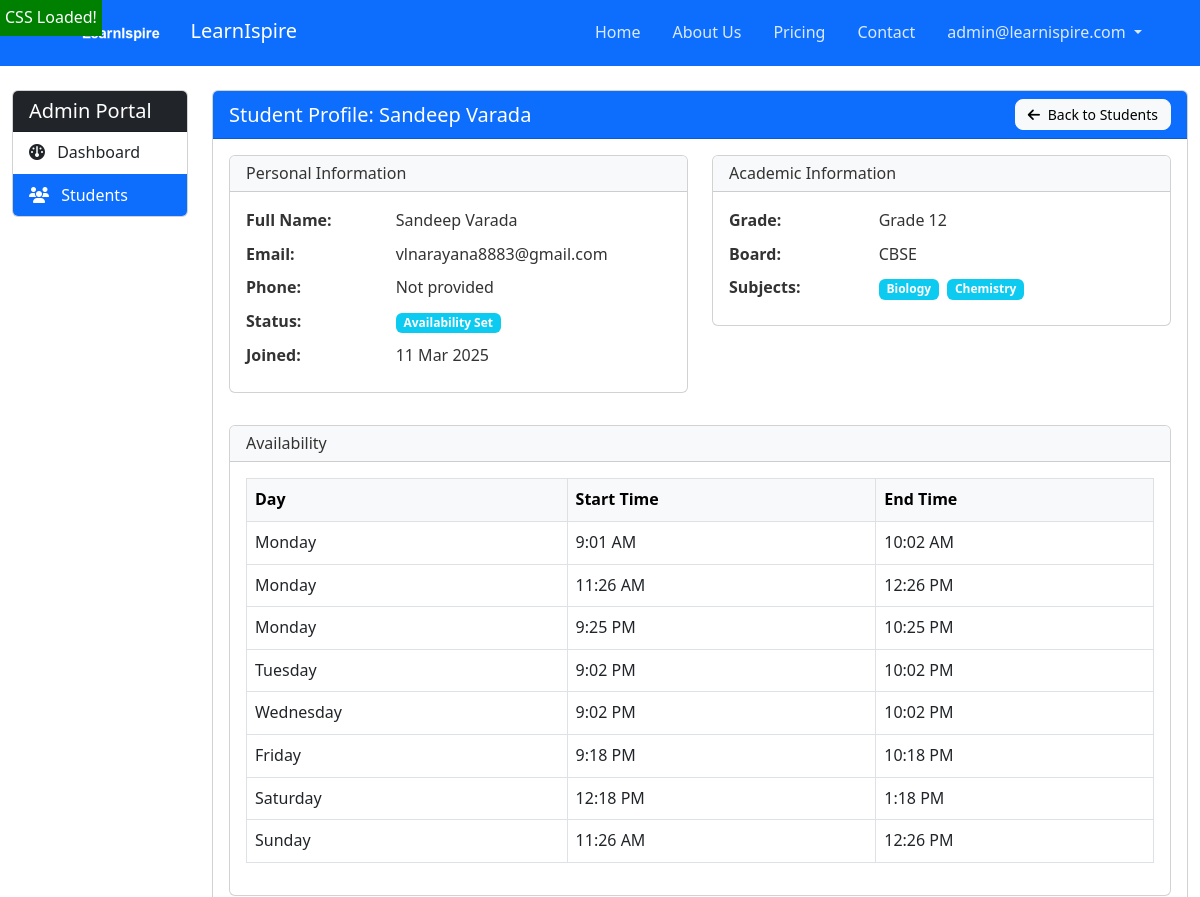
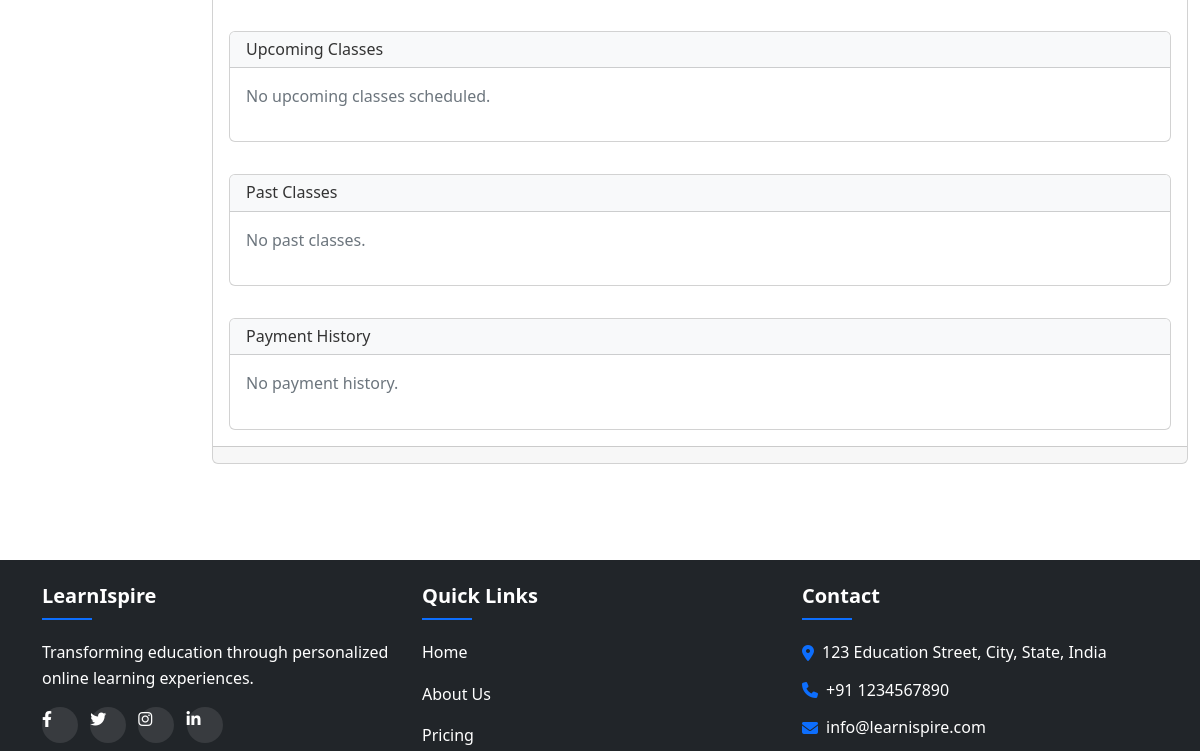
Page /admin-portal/students/2/ (signed in, upper part) on the earlier database version (2 pictures, top to bottom).
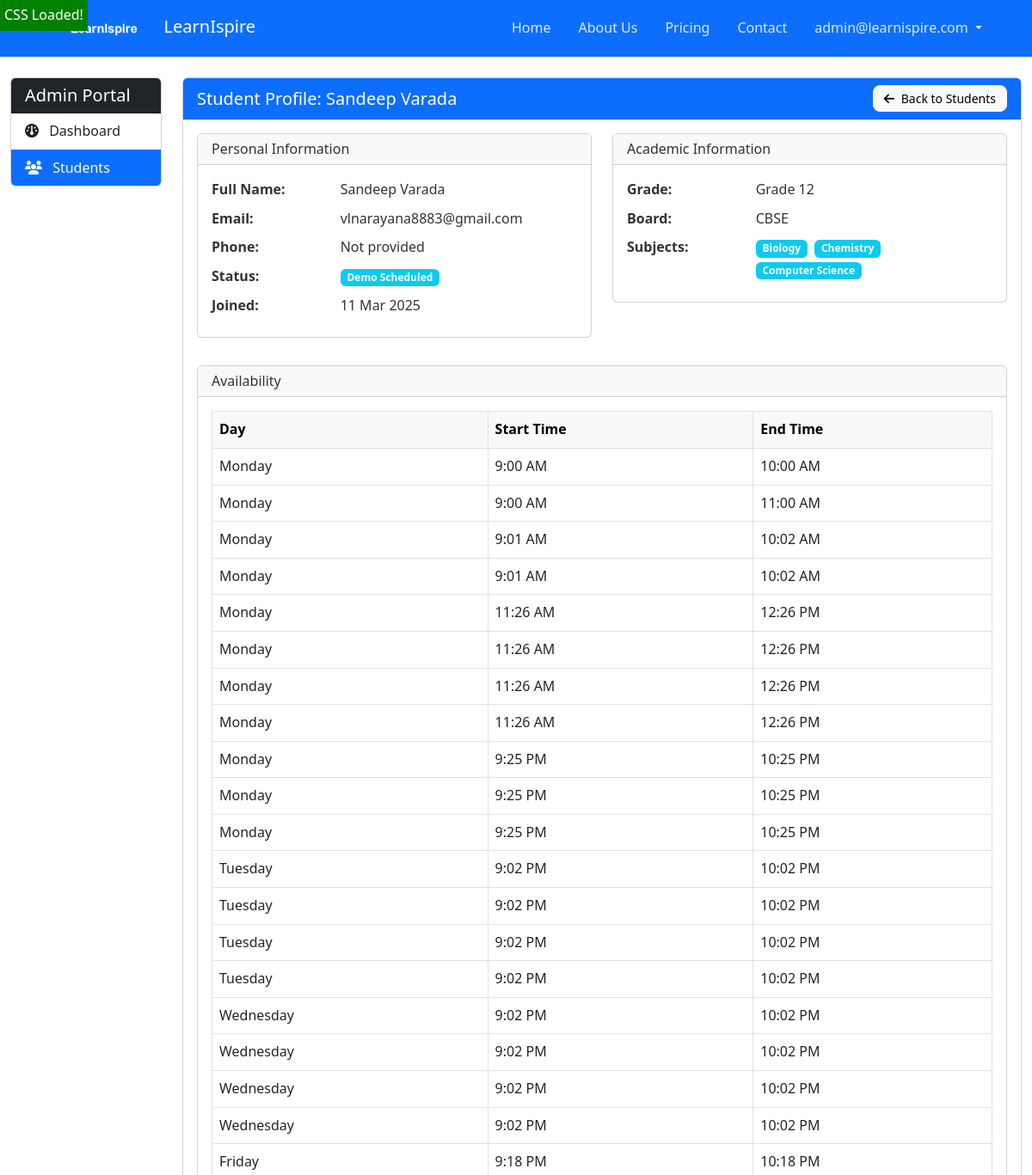
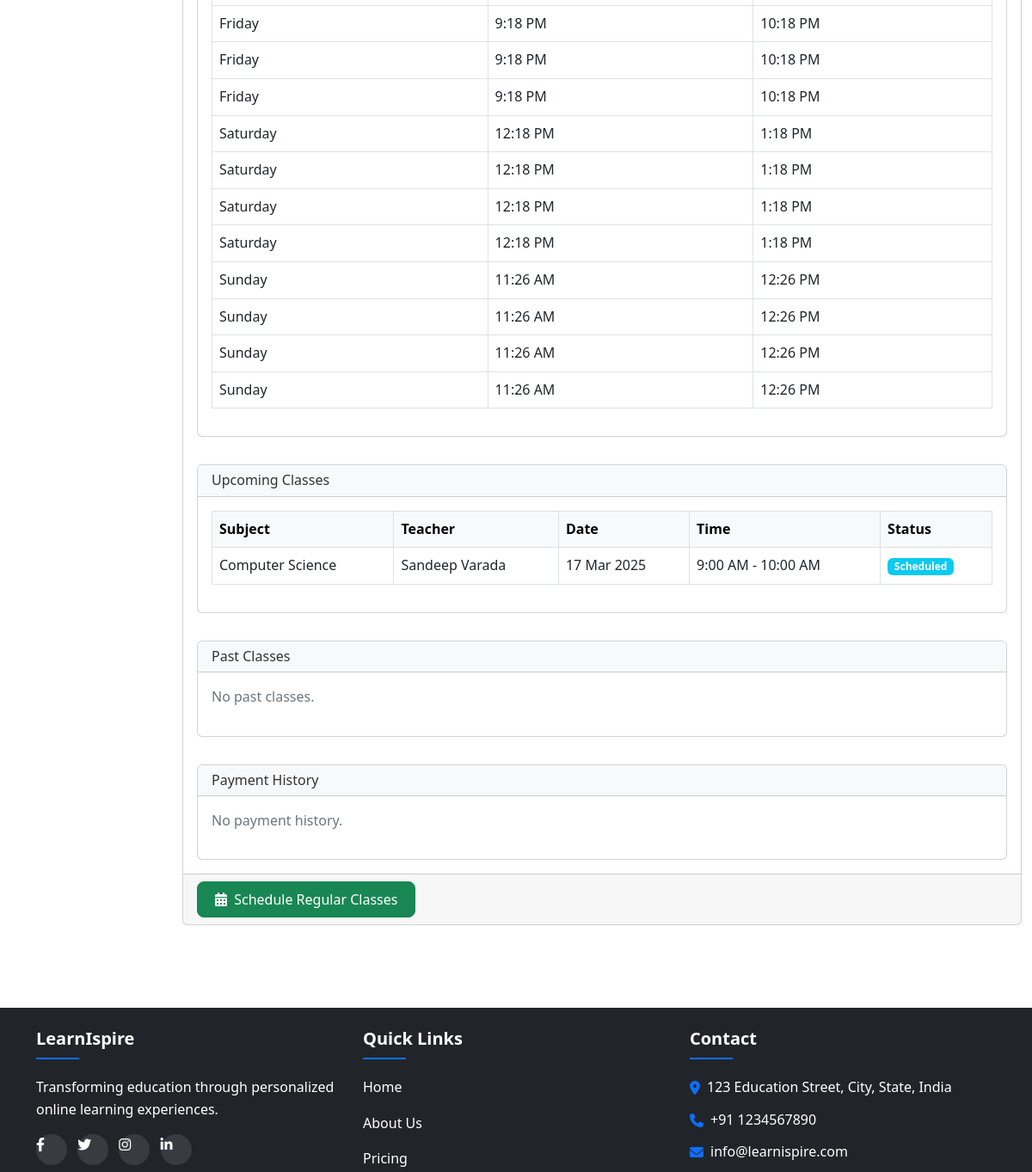
Same page on the later database version (2 pictures, top to bottom).
### accounts/models.py (models this page shows, shortened)
class StudentProfile(models.Model):
    STUDENT_STATUS = (
        ("NEW", "New Registration"),
        ("PRICING_REQUESTED", "Pricing Requested"),
        ("AVAILABILITY_SET", "Availability Set"),
        ("DEMO_PENDING", "Demo Pending"),
        ("DEMO_SCHEDULED", "Demo Scheduled"),
        ("DEMO_ACCEPTED", "Demo Accepted"),
        ("ACTIVE", "Active"),
        ("INACTIVE", "Inactive"),
    )
    user = models.OneToOneField(
        CustomUser, on_delete=models.CASCADE, related_name="student_profile"
    )
    grade = models.ForeignKey(
        "common.Grade", on_delete=models.SET_NULL, null=True, related_name="students"
    )
    board = models.ForeignKey(
        "common.Board", on_delete=models.SET_NULL, null=True, related_name="students"
    )
    status = models.CharField(max_length=20, choices=STUDENT_STATUS, default="NEW")
    selected_subjects = models.ManyToManyField(
        "common.Subject", related_name="interested_students", blank=True
    )
    created_at = models.DateTimeField(auto_now_add=True)
    updated_at = models.DateTimeField(auto_now=True)

class CustomUser(AbstractUser):
    USER_ROLES = (
        ("student", "Student"),
        ("teacher", "Teacher"),
        ("admin", "Admin"),
    )
    email = models.EmailField(_("email address"), unique=True)
    phone_number = models.CharField(max_length=15, unique=False)
    is_phone_verified = models.BooleanField(default=False)
    role = models.CharField(max_length=10, choices=USER_ROLES, default="student")
    USERNAME_FIELD = "email"
    REQUIRED_FIELDS = ["username", "phone_number"]

### common/models.py (models this page shows, shortened)
class Subject(models.Model):
    name = models.CharField(max_length=100)
    description = models.TextField(blank=True)
    icon = models.ImageField(upload_to="subject_icons/", null=True, blank=True)
    is_active = models.BooleanField(default=True)
    class Meta:
        ordering = ["name"]

class Grade(models.Model):
    name = models.CharField(max_length=50)
    order = models.PositiveIntegerField(default=0)
    is_active = models.BooleanField(default=True)
    class Meta:
        ordering = ["order"]

class Board(models.Model):
    name = models.CharField(max_length=50)
    description = models.TextField(blank=True)
    is_active = models.BooleanField(default=True)
    class Meta:
        ordering = ["name"]

### scheduling/models.py (models this page shows, shortened)
class Availability(models.Model):
    DAYS_OF_WEEK = (
        (0, "Monday"),
        (1, "Tuesday"),
        (2, "Wednesday"),
        (3, "Thursday"),
        (4, "Friday"),
        (5, "Saturday"),
        (6, "Sunday"),
    )
    user = models.ForeignKey(
        "accounts.CustomUser", on_delete=models.CASCADE, related_name="availabilities"
    )
    day_of_week = models.IntegerField(choices=DAYS_OF_WEEK)
    start_time = models.TimeField()
    end_time = models.TimeField()
    is_recurring = models.BooleanField(default=True)
    created_at = models.DateTimeField(auto_now_add=True)
    class Meta:
        ordering = ["day_of_week", "start_time"]
        verbose_name_plural = "Availabilities"

class Class(models.Model):
    CLASS_STATUS = (
        ("SCHEDULED", "Scheduled"),
        ("IN_PROGRESS", "In Progress"),
        ("COMPLETED", "Completed"),
        ("CANCELLED", "Cancelled"),
        ("MISSED", "Missed"),
    )
    student = models.ForeignKey(
        "accounts.CustomUser", on_delete=models.CASCADE, related_name="student_classes"
    )
    teacher = models.ForeignKey(
        "accounts.CustomUser", on_delete=models.CASCADE, related_name="teacher_classes"
    )
    subject = models.ForeignKey(
        "common.Subject", on_delete=models.CASCADE, related_name="classes"
    )
    start_time = models.DateTimeField()
    end_time = models.DateTimeField()
    status = models.CharField(max_length=20, choices=CLASS_STATUS, default="SCHEDULED")
    is_demo = models.BooleanField(default=False)
    meeting_link = models.URLField(blank=True)
    meeting_id = models.CharField(max_length=100, blank=True)
    notes = models.TextField(blank=True)
    created_at = models.DateTimeField(auto_now_add=True)
    updated_at = models.DateTimeField(auto_now=True)
    class Meta:
        verbose_name_plural = "Classes"
        ordering = ["start_time"]

### admin_dashboard/views.py (the view)
class StudentDetailView(AdminAccessMixin, View):
    template_name = "admin_dashboard/student_detail.html"
    def get(self, request, student_id):
        student_profile = get_object_or_404(StudentProfile, id=student_id)
        student = student_profile.user
        upcoming_classes = Class.objects.filter(
            student=student,
            start_time__gte=timezone.now(),
            status__in=["SCHEDULED", "IN_PROGRESS"],
        ).order_by("start_time")
        past_classes = Class.objects.filter(
            student=student, end_time__lt=timezone.now()
        ).order_by("-start_time")[:10]
        payments = Payment.objects.filter(student=student).order_by("-created_at")[:5]
        availabilities = Availability.objects.filter(user=student).order_by(
            "day_of_week", "start_time"
        )
        pending_demos = StudentProfile.objects.filter(status="DEMO_PENDING").count()
        pending_teacher_approvals = TeacherProfile.objects.filter(
            status="PENDING"
        ).count()
        pending_leave_requests = LeaveRequest.objects.filter(status="PENDING").count()
        context = {
            "profile": student_profile,
            "student": student,
            "upcoming_classes": upcoming_classes,
            "past_classes": past_classes,
            "payments": payments,
            "availabilities": availabilities,
            "pending_demo_count": pending_demos,
            "pending_teacher_count": pending_teacher_approvals,
            "pending_leave_count": pending_leave_requests,
        }
        return render(request, self.template_name, context)

### admin_dashboard/views.py (called while the page is built)
    def dispatch(self, request, *args, **kwargs):
        if not request.user.is_superuser:
            messages.error(request, "Access denied. Admin account required.")
            return redirect("landing:home")
        return super().dispatch(request, *args, **kwargs)

### templates/admin_dashboard/student_detail.html (shortened to what the changed rows need)
{% extends 'base.html' %}
{% load static %}
{% block content %}
<div class="container-fluid py-4">
    <div class="row">
        <div class="col-md-10">
            <div class="card mb-4">
                <div class="card-header bg-primary text-white d-flex justify-content-between align-items-center">
                    <h5 class="mb-0">Student Profile: {{ student.get_full_name }}</h5>
                    <a href="{% url 'admin_dashboard:students' %}" class="btn btn-sm btn-light">
                    </a>
                </div>
                <div class="card-body">
                    <div class="row">
                        <div class="col-md-6">
                            <div class="card mb-3">
                                <div class="card-body">
                                    <div class="row mb-2">
                                        <div class="col-md-8">
                                            <span class="badge bg-{% if profile.status == 'ACTIVE' %}success{% elif profile.status == 'DEMO_PENDING' %}warning{% else %}info{% endif %}">
                                                {{ profile.get_status_display }}
                                            </span>
                                        </div>
                                    </div>
                                    <div class="row mb-2">
                                        <div class="col-md-4 fw-bold">Joined:</div>
                                        <div class="col-md-8">{{ profile.created_at|date:"d M Y" }}</div>
                                    </div>
                                </div>
                            </div>
                        </div>
                        <div class="col-md-6">
                            <div class="card mb-3">
                                <div class="card-body">
                                    <div class="row mb-2">
                                        <div class="col-md-4 fw-bold">Grade:</div>
                                        <div class="col-md-8">{{ profile.grade.name|default:"Not set" }}</div>
                                    </div>
                                    <div class="row mb-2">
                                        <div class="col-md-4 fw-bold">Board:</div>
                                        <div class="col-md-8">{{ profile.board.name|default:"Not set" }}</div>
                                    </div>
                                    <div class="row mb-2">
                                        <div class="col-md-8">
                                            {% for subject in profile.selected_subjects.all %}
                                                <span class="badge bg-info me-1">{{ subject.name }}</span>
                                            {% empty %}
                                                No subjects selected
                                            {% endfor %}
                                        </div>
                                    </div>
                                </div>
                            </div>
                        </div>
                    </div>
                    <div class="row mt-3">
                        <div class="col-12">
                            <div class="card mb-3">
                                <div class="card-body">
                                    {% if availabilities %}
                                        <div class="table-responsive">
                                            <table class="table table-bordered table-hover">
                                                <thead class="table-light">
                                                    <tr>
                                                        <th>Day</th>
                                                        <th>Start Time</th>
                                                        <th>End Time</th>
                                                    </tr>
                                                </thead>
                                                <tbody>
                                                    {% for slot in availabilities %}
                                                        <tr>
                                                            <td>{{ slot.get_day_of_week_display }}</td>
                                                            <td>{{ slot.start_time|time:"g:i A" }}</td>
                                                            <td>{{ slot.end_time|time:"g:i A" }}</td>
                                                        </tr>
                                                    {% endfor %}
                                                </tbody>
                                            </table>
                                        </div>
                                    {% else %}
                                        <p class="text-muted">No availability slots set.</p>
                                    {% endif %}
                                </div>
                            </div>
                        </div>
                    </div>
                    <div class="row mt-3">
                        <div class="col-12">
                            <div class="card mb-3">
                                <div class="card-body">
                                    {% if upcoming_classes %}
                                        <div class="table-responsive">
                                            <table class="table table-bordered table-hover">
                                                <thead class="table-light">
                                                    <tr>
                                                        <th>Subject</th>
                                                        <th>Teacher</th>
                                                        <th>Date</th>
                                                        <th>Time</th>
                                                        <th>Status</th>
                                                    </tr>
                                                </thead>
                                                <tbody>
                                                    {% for class in upcoming_classes %}
                                                        <tr>
                                                            <td>{{ class.subject.name }}</td>
                                                            <td>{{ class.teacher.get_full_name }}</td>
                                                            <td>{{ class.start_time|date:"d M Y" }}</td>
                                                            <td>{{ class.start_time|time:"g:i A" }} - {{ class.end_time|time:"g:i A" }}</td>
                                                            <td>
                                                                <span class="badge bg-{% if class.status == 'SCHEDULED' %}info{% elif class.status == 'IN_PROGRESS' %}primary{% else %}success{% endif %}">
                                                                    {{ class.get_status_display }}
                                                                </span>
                                                            </td>
                                                        </tr>
                                                    {% endfor %}
                                                </tbody>
                                            </table>
                                        </div>
                                    {% else %}
                                        <p class="text-muted">No upcoming classes scheduled.</p>
                                    {% endif %}
                                </div>
                            </div>
                        </div>
                    </div>
                    <div class="row mt-3">
                    </div>
                    <div class="row mt-3">
                    </div>
                </div>
                <div class="card-footer">
                    {% if profile.status == 'DEMO_PENDING' %}
                        <a href="{% url 'admin_dashboard:schedule_demo' student_id=profile.id %}" class="btn btn-primary">
                            <i class="fas fa-calendar-plus me-1"></i> Schedule Demo Class
                        </a>
                    {% elif profile.status == 'DEMO_SCHEDULED' or profile.status == 'DEMO_ACCEPTED' or profile.status == 'ACTIVE' %}
                        <a href="{% url 'admin_dashboard:schedule_classes' student_id=profile.id %}" class="btn btn-success">
                            <i class="fas fa-calendar-alt me-1"></i> Schedule Regular Classes
                        </a>
                    {% endif %}
                </div>
            </div>
        </div>
    </div>
</div>
{% endblock %}

Differences in the rows shown:
changed StudentProfile "Grade 12": status "Availability Set" → "Demo Scheduled"
now on this page (row unchanged): Subject: name "Computer Science"
added Availability: day_of_week "Monday", start_time "9:00 AM", end_time "10:00 AM"
added Availability: day_of_week "Monday", start_time "9:00 AM", end_time "11:00 AM"
added Availability: day_of_week "Monday", start_time "9:01 AM", end_time "10:02 AM"
added Availability: day_of_week "Monday", start_time "11:26 AM", end_time "12:26 PM"
added Availability: day_of_week "Monday", start_time "11:26 AM", end_time "12:26 PM"
added Availability: day_of_week "Monday", start_time "11:26 AM", end_time "12:26 PM"
added Availability: day_of_week "Monday", start_time "9:25 PM", end_time "10:25 PM"
added Availability: day_of_week "Monday", start_time "9:25 PM", end_time "10:25 PM"
added Availability: day_of_week "Tuesday", start_time "9:02 PM", end_time "10:02 PM"
added Availability: day_of_week "Tuesday", start_time "9:02 PM", end_time "10:02 PM"
added Availability: day_of_week "Tuesday", start_time "9:02 PM", end_time "10:02 PM"
added Availability: day_of_week "Wednesday", start_time "9:02 PM", end_time "10:02 PM"
added Availability: day_of_week "Wednesday", start_time "9:02 PM", end_time "10:02 PM"
added Availability: day_of_week "Wednesday", start_time "9:02 PM", end_time "10:02 PM"
added Availability: day_of_week "Friday", start_time "9:18 PM", end_time "10:18 PM"
added Availability: day_of_week "Friday", start_time "9:18 PM", end_time "10:18 PM"
added Availability: day_of_week "Friday", start_time "9:18 PM", end_time "10:18 PM"
added Availability: day_of_week "Saturday", start_time "12:18 PM", end_time "1:18 PM"
added Availability: day_of_week "Saturday", start_time "12:18 PM", end_time "1:18 PM"
added Availability: day_of_week "Saturday", start_time "12:18 PM", end_time "1:18 PM"
added Availability: day_of_week "Sunday", start_time "11:26 AM", end_time "12:26 PM"
added Availability: day_of_week "Sunday", start_time "11:26 AM", end_time "12:26 PM"
added Availability: day_of_week "Sunday", start_time "11:26 AM", end_time "12:26 PM"
added Class: subject.name "Computer Science", teacher.get_full_name "Sandeep Varada", start_time "17 Mar 2025", start_time "9:00 AM", end_time "10:00 AM", status "Scheduled"
Other differences:
text no longer shown: "No upcoming classes scheduled."
text now shown: "Subject Teacher Date Time Status Schedule Regular Classes"
